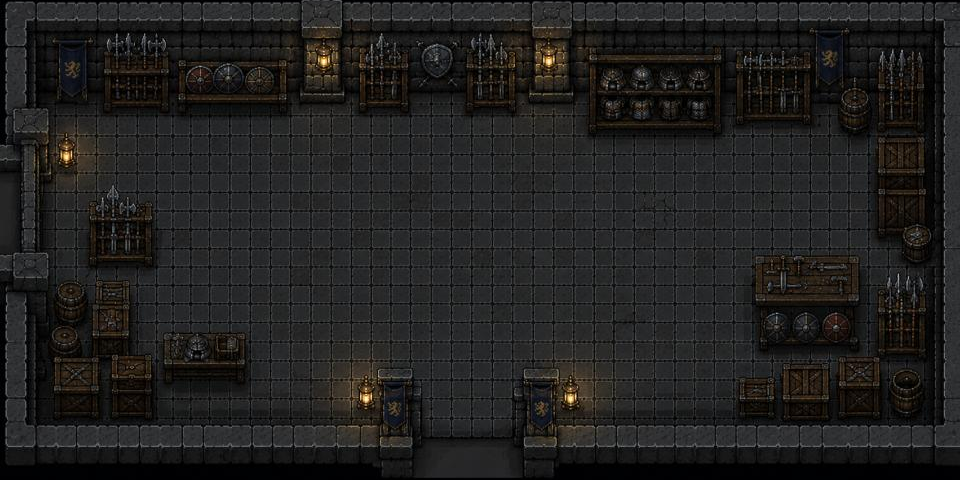

The image is a tile-based game level rendered from a .tmx file. Its description and complete source (layers, tilesets, objects, tile grids) follow:
An orthogonal 30x15 tile map with 32x32 px tiles, 1 tile layer (wall), 2 hidden layers not drawn, 2 tilesets, 1 image layer and 7 objects (4x spawn, 2x exit).

<map version="1.10" tiledversion="1.12.1" orientation="orthogonal" renderorder="right-down" width="30" height="15" tilewidth="32" tileheight="32" infinite="0" nextlayerid="11" nextobjectid="13">
 <tileset firstgid="1" source="../tilesets/tiny-dungeon.tsx" />
 <tileset firstgid="133" source="../tilesets/realm-tiles.tsx" />
 <layer id="8" name="ground" width="30" height="15" visible="0">
  <data encoding="csv">
49,49,49,49,49,49,49,49,49,49,49,49,49,49,49,49,49,49,49,49,49,49,49,49,49,49,49,49,49,49,
49,134,134,134,134,134,134,134,134,134,134,134,134,134,134,134,134,134,134,134,134,134,134,134,134,134,134,134,134,49,
134,135,135,134,134,133,134,134,134,134,134,134,134,134,134,134,134,134,134,134,134,134,134,134,134,135,135,134,134,134,
134,135,135,134,134,134,134,134,134,134,134,134,134,134,134,134,134,134,134,134,134,134,134,134,134,135,135,134,134,134,
49,135,135,134,134,134,134,134,134,134,134,134,134,134,134,134,134,134,134,134,134,134,134,134,134,135,135,134,134,134,
134,134,134,134,134,134,134,134,134,134,134,134,134,134,134,134,134,134,134,134,134,134,134,134,134,135,135,134,134,134,
49,134,134,134,134,134,134,138,138,138,134,134,134,134,134,134,134,134,134,134,134,134,134,134,134,134,134,134,134,134,
134,134,134,134,134,134,134,138,135,138,134,134,134,134,134,134,134,134,134,134,134,134,134,134,134,134,134,134,134,134,
134,134,134,134,134,134,134,138,135,138,134,134,134,134,134,134,134,134,134,134,134,134,134,134,134,134,134,134,134,134,
134,134,134,134,134,134,134,138,135,138,134,134,134,134,134,134,134,134,134,134,134,134,134,134,134,134,134,134,134,134,
134,134,134,134,134,134,134,138,138,138,134,134,134,134,134,134,134,134,134,134,134,134,134,134,137,137,134,134,134,134,
49,135,135,134,134,134,134,134,134,134,134,134,134,134,134,134,134,134,134,134,134,134,134,134,137,137,134,134,134,134,
49,135,135,134,134,134,134,134,134,134,134,134,134,134,134,134,134,134,134,134,134,134,134,134,137,137,134,134,134,49,
49,135,135,134,134,134,134,134,135,136,134,134,134,134,134,134,134,134,134,134,134,134,134,134,137,137,134,134,134,49,
134,135,135,134,134,134,134,134,134,134,134,134,134,134,134,134,134,134,134,134,134,134,134,134,134,134,134,134,134,49
</data>
 </layer>
 <layer id="5" name="decor" width="30" height="15" visible="0">
  <data encoding="csv">
0,0,0,0,0,0,0,0,0,0,0,0,0,0,0,0,0,0,0,0,0,0,0,0,0,0,0,0,0,0,
0,0,0,0,0,0,0,0,0,0,0,0,0,0,0,0,0,0,0,0,0,0,0,0,0,0,0,0,0,0,
0,0,0,0,0,0,0,0,0,0,0,0,0,0,0,0,0,0,0,0,0,0,0,0,0,0,0,0,0,0,
0,0,0,0,0,0,0,0,0,0,0,0,0,0,0,0,0,0,0,0,0,0,0,0,0,0,0,0,0,0,
0,0,0,0,0,0,0,0,0,0,0,0,0,0,0,0,0,0,0,0,0,0,0,0,0,0,0,0,0,0,
0,0,0,0,0,0,0,0,0,0,0,0,0,0,0,0,0,0,0,0,0,0,0,0,0,0,0,0,0,0,
0,0,0,0,0,0,0,0,0,0,0,0,0,0,0,0,0,0,0,0,0,0,0,0,0,0,0,0,0,0,
0,0,0,0,0,0,0,0,0,0,0,0,0,0,0,0,0,0,0,0,0,0,0,0,0,0,0,0,0,0,
0,0,0,0,0,0,0,0,0,0,0,0,0,0,0,0,0,0,0,0,0,0,0,0,0,0,0,0,0,0,
0,0,0,0,0,0,0,0,0,0,0,0,0,0,0,0,0,0,0,0,0,0,0,0,0,0,0,0,0,0,
0,0,0,0,0,0,0,0,0,0,0,0,0,0,0,0,0,0,0,0,0,0,0,0,0,0,0,0,0,0,
0,0,0,0,0,0,0,0,0,0,0,0,0,0,0,0,0,0,0,0,0,0,0,0,0,0,0,0,0,0,
0,0,0,0,0,0,0,0,0,0,0,0,0,0,0,0,0,0,0,0,0,0,0,0,0,0,0,0,0,0,
0,0,0,0,0,0,0,0,0,0,0,0,0,0,0,0,0,0,0,0,0,0,0,0,0,0,0,0,0,0,
0,0,0,0,0,0,0,0,0,0,0,0,0,0,0,0,0,0,0,0,0,0,0,0,0,0,0,0,0,0
</data>
 </layer>
 <layer id="4" name="wall" width="30" height="15">
  <data encoding="csv">
1,1,1,1,1,1,1,1,1,1,1,1,1,1,1,1,1,1,1,1,1,1,1,1,1,1,1,1,1,1,
1,1,1,1,1,1,1,1,1,1,1,1,1,1,1,1,1,1,1,1,1,1,1,1,1,1,1,1,1,1,
1,1,1,1,1,1,1,1,1,1,1,1,1,1,1,1,1,1,1,1,1,1,1,1,1,1,1,1,1,1,
1,0,0,0,0,0,0,0,0,0,0,0,0,0,0,0,0,0,1,1,1,1,1,1,1,1,1,1,1,1,
1,0,0,0,0,0,0,0,0,0,0,0,0,0,0,0,0,0,0,0,0,0,0,0,0,0,0,1,1,1,
0,0,0,0,0,0,0,0,0,0,0,0,0,0,0,0,0,0,0,0,0,0,0,0,0,0,0,1,1,1,
0,0,0,1,1,0,0,0,0,0,0,0,0,0,0,0,0,0,0,0,0,0,0,0,0,0,0,1,1,1,
41,0,0,1,1,0,0,0,0,0,0,0,0,0,0,0,0,0,0,0,0,0,0,0,0,0,0,1,1,1,
1,1,1,1,0,0,0,0,0,0,0,0,0,0,0,0,0,0,0,0,0,0,0,1,1,1,1,1,1,1,
1,1,1,1,0,0,0,0,0,0,0,0,0,0,0,0,0,0,0,0,0,0,0,1,1,1,1,1,1,1,
1,1,1,1,1,1,1,1,0,0,0,0,0,0,0,0,0,0,0,0,0,0,0,1,1,1,1,1,1,1,
1,1,1,1,1,1,1,1,0,0,0,0,0,0,0,0,0,0,0,0,0,0,0,1,1,1,1,1,1,1,
1,1,1,1,1,0,0,0,0,0,0,0,1,0,0,0,1,1,0,0,0,0,0,1,1,1,1,1,1,1,
1,1,1,1,1,1,1,1,1,1,1,1,1,0,0,0,1,1,1,1,1,1,1,1,1,1,1,1,1,1,
14,1,1,1,1,1,1,1,1,1,1,1,1,0,0,0,1,1,1,1,1,1,1,1,1,1,1,1,1,1
</data>
 </layer>
 <imagelayer id="10" name="view" offsetx="-16.2447" offsety="-12.4433">
  <image source="../map_bg/armory.jpg" width="1000" height="500" />
 </imagelayer>
 <objectgroup id="3" name="objects">
  <object id="1" name="spawn-south" type="spawn" x="433.022" y="341.943" width="63.4753" height="36.1809">
   <properties>
    <property name="direction" value="south" />
   </properties>
  </object>
  <object id="3" name="spawn-west" type="spawn" x="155.054" y="187.56" width="53.954" height="67.2838">
   <properties>
    <property name="direction" value="west" />
   </properties>
  </object>
  <object id="4" name="spawn-east" type="spawn" x="816.118" y="188.358" width="60.3015" height="60.9362">
   <properties>
    <property name="direction" value="east" />
   </properties>
  </object>
  <object id="7" name="spawn-default" type="spawn" x="609.976" y="216.319" width="57.7625" height="63.4753">
   <properties>
    <property name="direction" value="default" />
   </properties>
  </object>
  <object id="11" name="exit-to-forge" type="exit" x="424.259" y="408.802" width="83.1526" height="58.3973">
   <properties>
    <property name="direction" value="south" />
    <property name="targetRoomId" value="forge" />
   </properties>
  </object>
  <object id="12" name="exit-to-garden" type="exit" x="-3.5816" y="185.816" width="72.9965" height="59.032">
   <properties>
    <property name="direction" value="west" />
    <property name="targetRoomId" value="garden" />
   </properties>
  </object>
  <object id="13" x="731.333" y="165.333" width="32" height="32">
   <properties>
    <property name="npcId" value="apprentice" />
    <property name="type" value="npc" />
   </properties>
  </object>
 </objectgroup>
</map>
